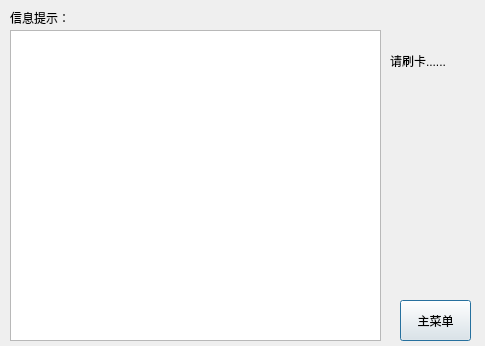
<?xml version="1.0" encoding="UTF-8"?>
<ui version="4.0">
 <class>your_information</class>
 <widget class="QDialog" name="your_information">
  <property name="geometry">
   <rect>
    <x>0</x>
    <y>0</y>
    <width>485</width>
    <height>346</height>
   </rect>
  </property>
  <property name="windowTitle">
   <string>Dialog</string>
  </property>
  <widget class="QLabel" name="label">
   <property name="geometry">
    <rect>
     <x>10</x>
     <y>10</y>
     <width>72</width>
     <height>15</height>
    </rect>
   </property>
   <property name="text">
    <string>信息提示：</string>
   </property>
  </widget>
  <widget class="QTextBrowser" name="textBrowser">
   <property name="geometry">
    <rect>
     <x>10</x>
     <y>30</y>
     <width>371</width>
     <height>311</height>
    </rect>
   </property>
  </widget>
  <widget class="QPushButton" name="pushButton_2">
   <property name="geometry">
    <rect>
     <x>400</x>
     <y>300</y>
     <width>71</width>
     <height>41</height>
    </rect>
   </property>
   <property name="text">
    <string>主菜单</string>
   </property>
  </widget>
  <widget class="QLabel" name="label_2">
   <property name="geometry">
    <rect>
     <x>390</x>
     <y>40</y>
     <width>91</width>
     <height>41</height>
    </rect>
   </property>
   <property name="text">
    <string>请刷卡......</string>
   </property>
  </widget>
 </widget>
 <resources/>
 <connections/>
</ui>
